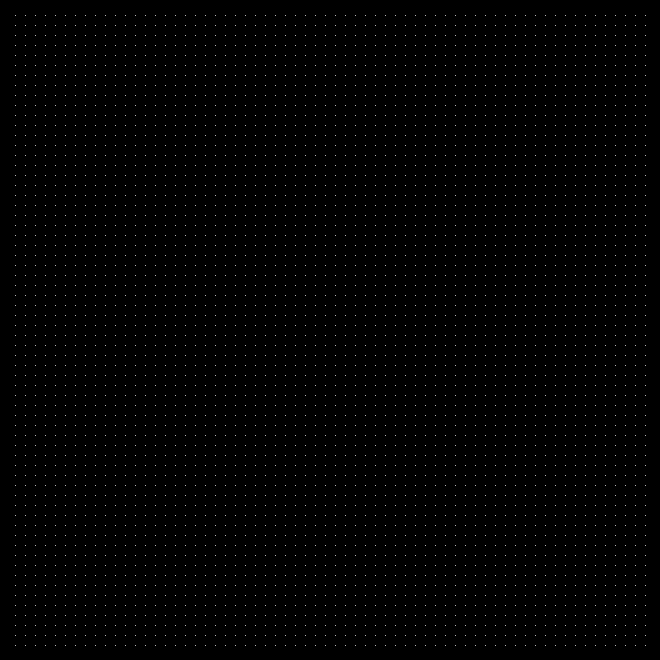
Frame 1 (no input)
Frame 60 (the mouse pressed at the canvas centre just before this capture): identical to frame 1, image omitted
Frame 120 (the mouse held since frame 60 and released just before this capture): identical to frame 1, image omitted

The Processing sketch that drew this single still picture (run headless with seeded random() and noise(); from frame 60 on, the mouse is pressed at the canvas centre):

// Processing sketch: CFD
// ── CFD.pde
// Attempting to port
// Real-Time Fluid Dynamics for Games
// Jos Stam
// http://www.dgp.toronto.edu/people/stam/reality/Research/pdf/GDC03.pdf

final int N = 64;
final int W = N+2;
final int H = N+2;
final int size = W*H;
float[] u = new float[size];
float[] v = new float[size];
float[] u_prev = new float[size];
float[] v_prev = new float[size];
float[] dens = new float[size];
float[] dens_prev = new float[size];

float dt = 0.1f;
float diff = 0.0f;
float visc = 0.0f;
float force = 1.0f;
float source = 100.0f;

void settings() {
  size(W*10, H*10);
  for (int i = 0; i < size; i++) {
    //PVector vec = PVector.random2D();
    //u[i] = vec.x;
    //v[i] = vec.y;
    //u_prev[i] = vec.x;
    //v_prev[i] = vec.y;
    //dens[i] = random(1);
    //dens_prev[i] = random(1);
  }
}

void setup() {
}


void get_from_UI ( float[] d, float[] u, float[] v ) {

  //for (int i=0; i<size; i++ ) {
  //  u[i] = v[i] = d[i] = 0.0f;
  //}

  if (!mousePressed)  return;

  int i = mouseX/10;
  int j = mouseY/10;

  if ( i<1 || i>N || j<1 || j>N ) return;

  if (mousePressed) {
    u[IX(i, j)] = force * (mouseX-pmouseX);
    v[IX(i, j)] = force * (mouseY-pmouseY);
    //println(u[IX(i, j)], v[IX(i, j)]);
  }
}

void mouseReleased() {
  int i = mouseX/10;
  int j = mouseY/10;
  dens_prev[IX(i, j)] = source;
  println(dens_prev[IX(i, j)]);
}

void draw() {
  background(0);
  get_from_UI ( dens_prev, u_prev, v_prev );
  vel_step ( N, u, v, u_prev, v_prev, visc, dt );
  dens_step ( N, dens, dens_prev, u, v, diff, dt );
  velocity();
  //density();
  //println(frameRate);
}

void density() {
  float h = 10;
  beginShape(QUADS);
  for (int i=0; i<=N; i++ ) {
    float x = i*h + h/2;
    for (int j=0; j<=N; j++ ) {
      float y =j*h+j/2;
      noStroke();
      fill(255, dens[IX(i, j)] * 255);
      rect(x, y, h, h);
    }
  }
  endShape();
}

void velocity() {
  float h = 10;
  stroke(255);
  noFill();
  for (int i=1; i<=N; i++ ) {
    float x = i*h+h/2;
    for (int  j=1; j<=N; j++ ) {
      float y = j*h+h/2;
      float x2 = x+u[IX(i, j)]*10;
      float y2 = y+v[IX(i, j)]*10;
      line(x,y,x2,y2);
    }
  }
}

// ── ported.pde
// #define IX(i,j) ((i)+(N+2)*(j))
int IX(int x, int y) {
  return x + y * W;
}

// #define SWAP(x0,x) {float * tmp=x0;x0=x;x=tmp;}
void SWAP(float[] x0, float[] x) {
  float[] tmp=x0;
  x0=x;
  x=tmp;
}

//for (int i = 1; i <= N; i++ ) { 
//  for (int j = 1; j <= N; j++ ) {
//  }
//}

void add_source ( int N, float[] x, float[] s, float dt ) {
  int size=(N+2)*(N+2);
  for (int i=0; i<size; i++ ) {
    x[i] += dt*s[i];
  }
}

void set_bnd ( int N, int b, float[] x ) {

  for (int i=1; i<=N; i++ ) {
    x[IX(0, i)] = b==1 ? -x[IX(1, i)] : x[IX(1, i)];
    x[IX(N+1, i)] = b==1 ? -x[IX(N, i)] : x[IX(N, i)];
    x[IX(i, 0  )] = b==2 ? -x[IX(i, 1)] : x[IX(i, 1)];
    x[IX(i, N+1)] = b==2 ? -x[IX(i, N)] : x[IX(i, N)];
  }
  x[IX(0, 0  )] = 0.5f*(x[IX(1, 0  )]+x[IX(0, 1)]);
  x[IX(0, N+1)] = 0.5f*(x[IX(1, N+1)]+x[IX(0, N)]);
  x[IX(N+1, 0  )] = 0.5f*(x[IX(N, 0  )]+x[IX(N+1, 1)]);
  x[IX(N+1, N+1)] = 0.5f*(x[IX(N, N+1)]+x[IX(N+1, N)]);
}

void lin_solve ( int N, int b, float[] x, float[] x0, float a, float c ) {

  for (int k=0; k<20; k++ ) {
    for (int i = 1; i <= N; i++ ) { 
      for (int j = 1; j <= N; j++ ) {
        x[IX(i, j)] = (x0[IX(i, j)] + a*(x[IX(i-1, j)]+x[IX(i+1, j)]+x[IX(i, j-1)]+x[IX(i, j+1)]))/c;
      }
    }
    set_bnd ( N, b, x );
  }
}

void diffuse ( int N, int b, float[] x, float[] x0, float diff, float dt ) {
  float a=dt*diff*N*N;
  lin_solve ( N, b, x, x0, a, 1+4*a );
}

void advect ( int N, int b, float[] d, float[] d0, float[] u, float[] v, float dt ) {

  float dt0 = dt*N;
  for (int i = 1; i <= N; i++ ) { 
    for (int j = 1; j <= N; j++ ) {
      float x = i-dt0*u[IX(i, j)]; 
      float y = j-dt0*v[IX(i, j)];
      if (x<0.5f) x=0.5f; 
      if (x>N+0.5f) x=N+0.5f; 
      int i0=(int)x; 
      int i1=i0+1;
      if (y<0.5f) y=0.5f; 
      if (y>N+0.5f) y=N+0.5f; 
      int j0=(int)y; 
      int j1=j0+1;
      float s1 = x-i0; 
      float s0 = 1-s1; 
      float t1 = y-j0; 
      float t0 = 1-t1;
      d[IX(i, j)] = s0 * (t0*d0[IX(i0, j0)] + t1*d0[IX(i0, j1)]) 
                  + s1 * (t0*d0[IX(i1, j0)] + t1*d0[IX(i1, j1)]);
    }
  }
  set_bnd ( N, b, d );
}

void project ( int N, float[] u, float[] v, float[] p, float[] div ) {

  for (int i = 1; i <= N; i++ ) { 
    for (int j = 1; j <= N; j++ ) {
      div[IX(i, j)] = -0.5f*(u[IX(i+1, j)]-u[IX(i-1, j)]+v[IX(i, j+1)]-v[IX(i, j-1)])/N;
      p[IX(i, j)] = 0;
    }
  }
  set_bnd ( N, 0, div ); 
  set_bnd ( N, 0, p );

  lin_solve ( N, 0, p, div, 1, 4 );

  for (int i = 1; i <= N; i++ ) { 
    for (int j = 1; j <= N; j++ ) {
      u[IX(i, j)] -= 0.5f*N*(p[IX(i+1, j)]-p[IX(i-1, j)]);
      v[IX(i, j)] -= 0.5f*N*(p[IX(i, j+1)]-p[IX(i, j-1)]);
    }
  }    
  set_bnd ( N, 1, u ); 
  set_bnd ( N, 2, v );
}

void dens_step ( int N, float[] x, float[] x0, float[] u, float[] v, float diff, float dt ) {
  add_source ( N, x, x0, dt );
  SWAP ( x0, x ); 
  diffuse ( N, 0, x, x0, diff, dt );
  SWAP ( x0, x ); 
  advect ( N, 0, x, x0, u, v, dt );
}

void vel_step ( int N, float[] u, float[] v, float[] u0, float[] v0, float visc, float dt ) {
  add_source ( N, u, u0, dt ); 
  add_source ( N, v, v0, dt );
  SWAP ( u0, u ); 
  diffuse ( N, 1, u, u0, visc, dt );
  SWAP ( v0, v ); 
  diffuse ( N, 2, v, v0, visc, dt );
  project ( N, u, v, u0, v0 );
  SWAP ( u0, u ); 
  SWAP ( v0, v );
  advect ( N, 1, u, u0, u0, v0, dt ); 
  advect ( N, 2, v, v0, u0, v0, dt );
  project ( N, u, v, u0, v0 );
}
